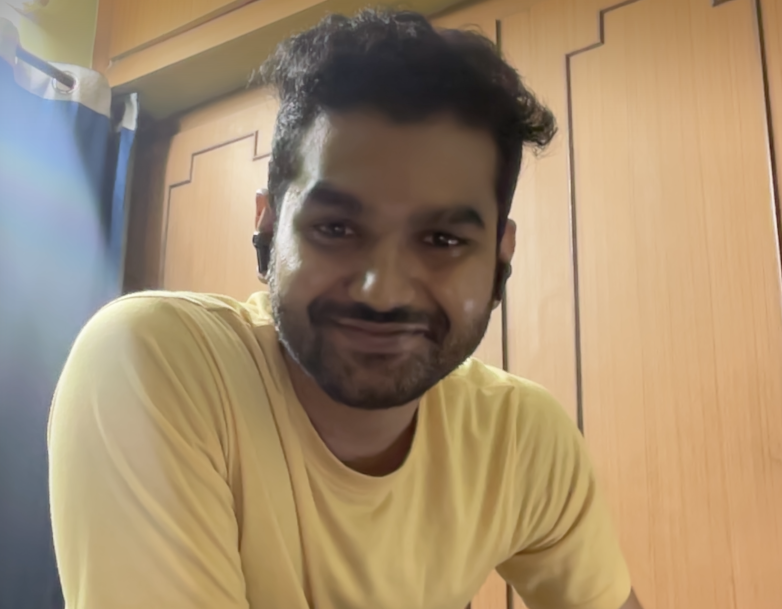
#> input picture cv-engine/uploads/students/132.jpg, 1564 x 1218 px (shown at 1/2 size); its folder holds only this picture in this run
$ python improved_face_encoding.py   (older library calls are emulated)
#> lines starting #> are read from the running program, lines starting #| are printed output that depends on the picture
#!/usr/bin/env python3
"""
Improved face encoding system using OpenCV with better feature extraction
"""

import cv2
import numpy as np
import os

def extract_facial_features(image):
    """Extract better facial features using OpenCV"""
    if len(image.shape) == 3:
        gray = cv2.cvtColor(image, cv2.COLOR_BGR2GRAY)
    else:
        gray = image

    features = []

    # 1. LBP (Local Binary Pattern) features
    def get_lbp_features(gray_img, radius=3, n_points=24):
        """Extract Local Binary Pattern features"""
        height, width = gray_img.shape
        lbp_image = np.zeros((height, width), dtype=np.uint8)

        for i in range(radius, height - radius):
            for j in range(radius, width - radius):
                center = gray_img[i, j]
                binary_string = ""

                # Sample points in a circle
                for k in range(n_points):
                    angle = 2 * np.pi * k / n_points
                    x = int(i + radius * np.cos(angle))
                    y = int(j + radius * np.sin(angle))

                    if 0 <= x < height and 0 <= y < width:
                        if gray_img[x, y] >= center:
                            binary_string += "1"
                        else:
                            binary_string += "0"

                # Limit to uint8 range
                lbp_value = int(binary_string, 2) if binary_string else 0
                lbp_image[i, j] = min(255, lbp_value)

        # Create histogram
        hist, _ = np.histogram(lbp_image.ravel(), bins=256, range=(0, 256))
        return hist / np.sum(hist)  # Normalize

    # 2. Histogram of Oriented Gradients (HOG) features
    def get_hog_features(gray_img):
        """Extract HOG features"""
        # Calculate gradients
        grad_x = cv2.Sobel(gray_img, cv2.CV_64F, 1, 0, ksize=3)
        grad_y = cv2.Sobel(gray_img, cv2.CV_64F, 0, 1, ksize=3)

        # Calculate magnitude and direction
        magnitude = np.sqrt(grad_x**2 + grad_y**2)
        direction = np.arctan2(grad_y, grad_x) * 180 / np.pi
        direction[direction < 0] += 180  # 0-180 degrees

        # Create histogram of orientations
        hist, _ = np.histogram(direction.ravel(), bins=18, range=(0, 180), weights=magnitude.ravel())
        return hist / (np.sum(hist) + 1e-7)  # Normalize

    # 3. Statistical features
    def get_statistical_features(gray_img):
        """Extract statistical features"""
        stats = []

        # Basic statistics
        stats.extend([
            np.mean(gray_img),
            np.std(gray_img),
            np.median(gray_img),
            np.min(gray_img),
            np.max(gray_img)
        ])

        # Histogram statistics
        hist, _ = np.histogram(gray_img.ravel(), bins=256, range=(0, 256))
        hist = hist / np.sum(hist)

        # Entropy
        entropy = -np.sum(hist * np.log2(hist + 1e-7))
        stats.append(entropy)

        # Skewness and kurtosis approximations
        mean_val = np.mean(gray_img)
        std_val = np.std(gray_img)
        skewness = np.mean(((gray_img - mean_val) / std_val) ** 3)
        kurtosis = np.mean(((gray_img - mean_val) / std_val) ** 4)

        stats.extend([skewness, kurtosis])

        return np.array(stats)

    # Extract all features
    try:
        # Resize for consistent processing
        resized = cv2.resize(gray, (128, 128))

        # LBP features
        lbp_features = get_lbp_features(resized)
        features.extend(lbp_features)

        # HOG features
        hog_features = get_hog_features(resized)
        features.extend(hog_features)

        # Statistical features
        stat_features = get_statistical_features(resized)
        features.extend(stat_features)

        return np.array(features, dtype=np.float32)

    except Exception as e:
        print(f"Error extracting features: {e}")
        return None

def improved_face_encoding(image_path):
    """Get improved face encoding"""
    img = cv2.imread(image_path)
    if img is None:
        return None

    gray = cv2.cvtColor(img, cv2.COLOR_BGR2GRAY)

    # Face detection
    face_cascade = cv2.CascadeClassifier(cv2.data.haarcascades + 'haarcascade_frontalface_default.xml')
    faces = face_cascade.detectMultiScale(gray, 1.1, 4)

    if len(faces) == 0:
        return None

    # Use the largest face
    x, y, w, h = faces[0]
    face_roi = img[y:y+h, x:x+w]

    # Extract improved features
    features = extract_facial_features(face_roi)

    return features

def improved_face_similarity(features1, features2):
    """Calculate similarity using multiple methods"""
    if features1 is None or features2 is None:
        return 0.0

    # Ensure same length
    min_len = min(len(features1), len(features2))
    f1 = features1[:min_len]
    f2 = features2[:min_len]

    # Normalize features
    f1_norm = f1 / (np.linalg.norm(f1) + 1e-7)
    f2_norm = f2 / (np.linalg.norm(f2) + 1e-7)

    # Calculate multiple similarity metrics

    # 1. Cosine similarity
    cosine_sim = np.dot(f1_norm, f2_norm)

    # 2. Euclidean distance (converted to similarity)
    euclidean_dist = np.linalg.norm(f1_norm - f2_norm)
    euclidean_sim = 1.0 / (1.0 + euclidean_dist)

    # 3. Correlation coefficient
    correlation = np.corrcoef(f1, f2)[0, 1]
    if np.isnan(correlation):
        correlation = 0.0

    # Weighted combination
    similarity = (0.5 * cosine_sim + 0.3 * euclidean_sim + 0.2 * abs(correlation))

    return max(0.0, min(1.0, similarity))

def test_improved_encoding():
    """Test the improved encoding system"""
    print("🧪 Testing Improved Face Encoding System")
    print("=" * 50)

    students = ['132', '172', '564']
    uploads_dir = 'uploads/students'

    # Extract features for each student
    student_features = {}
    for student_id in students:
        image_path = os.path.join(uploads_dir, f'{student_id}.jpg')
        features = improved_face_encoding(image_path)
#> in improved_face_encoding, img is the input picture: shape (1218, 1564, 3); mean B, G, R 111.4, 140.9, 163.4
#> in improved_face_encoding, `gray = cv2.cvtColor(img, cv2.COLOR_BGR2GRAY)`:
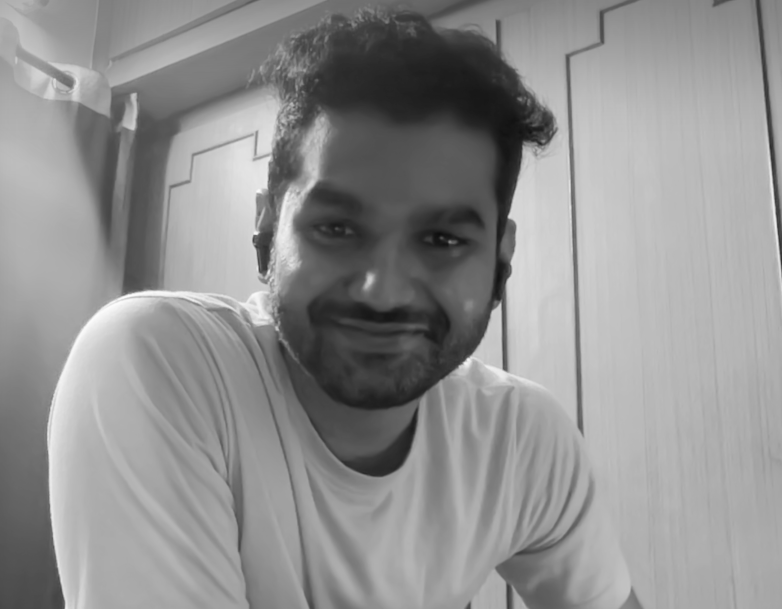
#> gray: shape (1218, 1564) (shown at 1/2 size); min 12, max 253, mean 144.3
#> in improved_face_encoding, `faces = face_cascade.detectMultiScale(gray, 1.1, 4)`: faces = [[490, 259, 546, 546]]
#> in improved_face_encoding, `x, y, w, h = faces[0]`: x = 490; y = 259; w = 546
#> in improved_face_encoding, `face_roi = img[y:y+h, x:x+w]`:
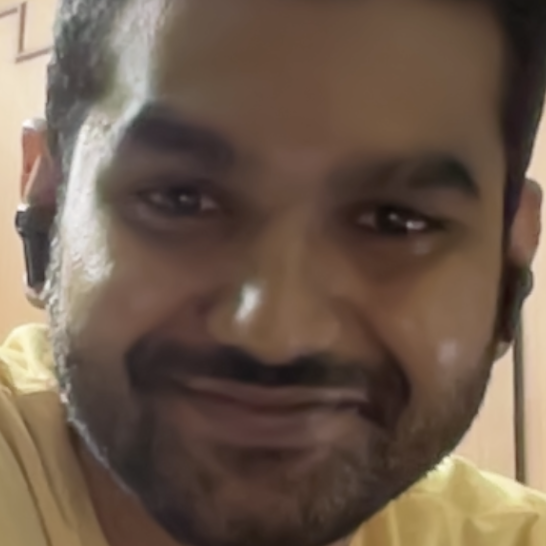
#> face_roi: shape (546, 546, 3); mean B, G, R 76.6, 91.6, 110.5
#> in extract_facial_features, `gray = cv2.cvtColor(image, cv2.COLOR_BGR2GRAY)`:
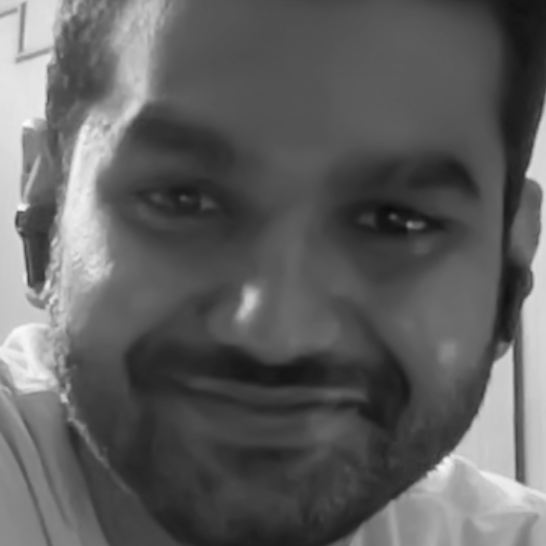
#> gray: shape (546, 546); min 12, max 251, mean 95.5
#> after the loop in get_lbp_features, `for i in range(radius, height - radius):`:
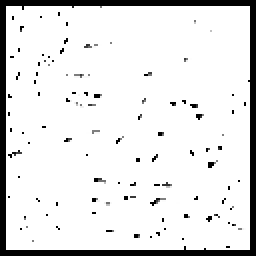
#> lbp_image: shape (128, 128) (shown 2 times larger); min 0, max 255, mean 227.2
#> in get_lbp_features, `hist, _ = np.histogram(lbp_image.ravel(), bins=256, range=(0, 256))`: hist = 256 values, max 14507 at index 255, min 0 at index 5, mean 64
#> in extract_facial_features, `lbp_features = get_lbp_features(resized)`: lbp_features = 256 values, max 0.885 at index 255, min 0 at index 5, mean 0.00391
#> in get_hog_features, `grad_y = cv2.Sobel(gray_img, cv2.CV_64F, 0, 1, ksize=3)`:
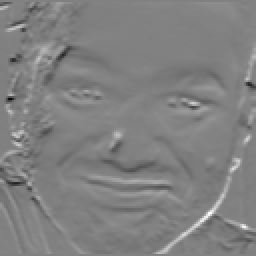
#> grad_y: shape (128, 128) float64 (shown 2 times larger); min -513, max 501, mean -0.1; drawn with min black and max white
#> in get_hog_features, `magnitude = np.sqrt(grad_x**2 + grad_y**2)`:
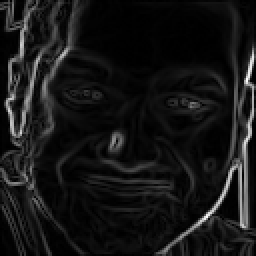
#> magnitude: shape (128, 128) float64 (shown 2 times larger); min 0, max 678.6, mean 58.8; drawn with min black and max white
#> in get_hog_features, `direction[direction < 0] += 180`:
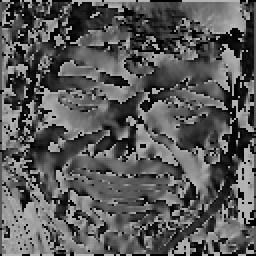
#> direction: shape (128, 128) float64 (shown 2 times larger); min 0, max 180, mean 89.1
#> in get_hog_features, `hist, _ = np.histogram(direction.ravel(), bins=18, range=(0, 180), wei..`: hist = 18 values, max 130812.9 at index 17, min 24068.3 at index 12, mean 53551.1
#> in extract_facial_features, `hog_features = get_hog_features(resized)`: hog_features = 18 values, max 0.136 at index 17, min 0.025 at index 12, mean 0.0556
#> in get_statistical_features, `hist, _ = np.histogram(gray_img.ravel(), bins=256, range=(0, 256))`: hist = 256 values, max 386 at index 83, min 0 at index 0, mean 64
#> in get_statistical_features, `hist = hist / np.sum(hist)`: hist = 256 values, max 0.0236 at index 83, min 0 at index 0, mean 0.00391
#> in get_statistical_features, `entropy = -np.sum(hist * np.log2(hist + 1e-7))`: entropy = 7.22
#> in get_statistical_features, `mean_val = np.mean(gray_img)`: mean_val = 95.41
#> in get_statistical_features, `std_val = np.std(gray_img)`: std_val = 50.96
#> in get_statistical_features, `skewness = np.mean(((gray_img - mean_val) / std_val) ** 3)`: skewness = 1.16
#> in get_statistical_features, `kurtosis = np.mean(((gray_img - mean_val) / std_val) ** 4)`: kurtosis = 3.47
#> in extract_facial_features, `stat_features = get_statistical_features(resized)`: stat_features = [95.41, 50.96, 83, 15, 248, 7.22, 1.16, 3.47]
#> in improved_face_encoding, `features = extract_facial_features(face_roi)`: features = 282 values, max 248 at index 278, min 0 at index 5, mean 1.8

        if features is not None:
            student_features[student_id] = features
            print(f"✅ Extracted {len(features)} features for student {student_id}")
#| ✅ Extracted 282 features for student 132
        else:
            print(f"❌ Failed to extract features for student {student_id}")

    # Compare similarities
    print(f"\n🔄 Improved Similarity Comparisons:")
    print("-" * 40)

    for i, student1 in enumerate(students):
        for j, student2 in enumerate(students):
            if i < j and student1 in student_features and student2 in student_features:
                similarity = improved_face_similarity(
                    student_features[student1],
                    student_features[student2]
                )
                print(f"Student {student1} vs {student2}: {similarity:.4f} ({similarity*100:.2f}%)")

if __name__ == "__main__":
    test_improved_encoding()
